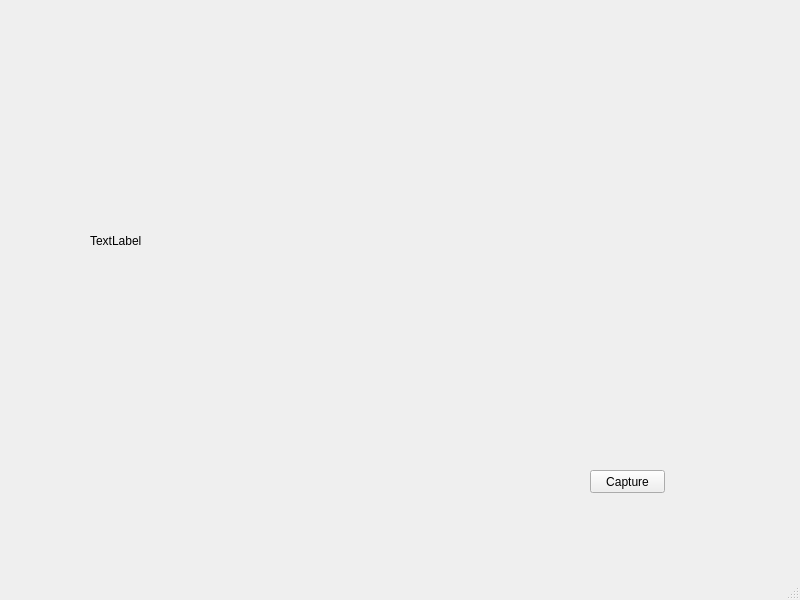
<?xml version="1.0" encoding="UTF-8"?>
<ui version="4.0">
 <class>MainWindow</class>
 <widget class="QMainWindow" name="MainWindow">
  <property name="geometry">
   <rect>
    <x>0</x>
    <y>0</y>
    <width>800</width>
    <height>600</height>
   </rect>
  </property>
  <property name="windowTitle">
   <string>MainWindow</string>
  </property>
  <widget class="QWidget" name="centralwidget">
   <widget class="QLabel" name="videoLabel">
    <property name="geometry">
     <rect>
      <x>90</x>
      <y>70</y>
      <width>551</width>
      <height>341</height>
     </rect>
    </property>
    <property name="text">
     <string>TextLabel</string>
    </property>
   </widget>
   <widget class="QPushButton" name="Capture">
    <property name="geometry">
     <rect>
      <x>590</x>
      <y>470</y>
      <width>75</width>
      <height>23</height>
     </rect>
    </property>
    <property name="text">
     <string>Capture</string>
    </property>
   </widget>
  </widget>
  <widget class="QMenuBar" name="menubar">
   <property name="geometry">
    <rect>
     <x>0</x>
     <y>0</y>
     <width>800</width>
     <height>23</height>
    </rect>
   </property>
  </widget>
  <widget class="QStatusBar" name="statusbar"/>
 </widget>
 <resources/>
 <connections/>
</ui>
